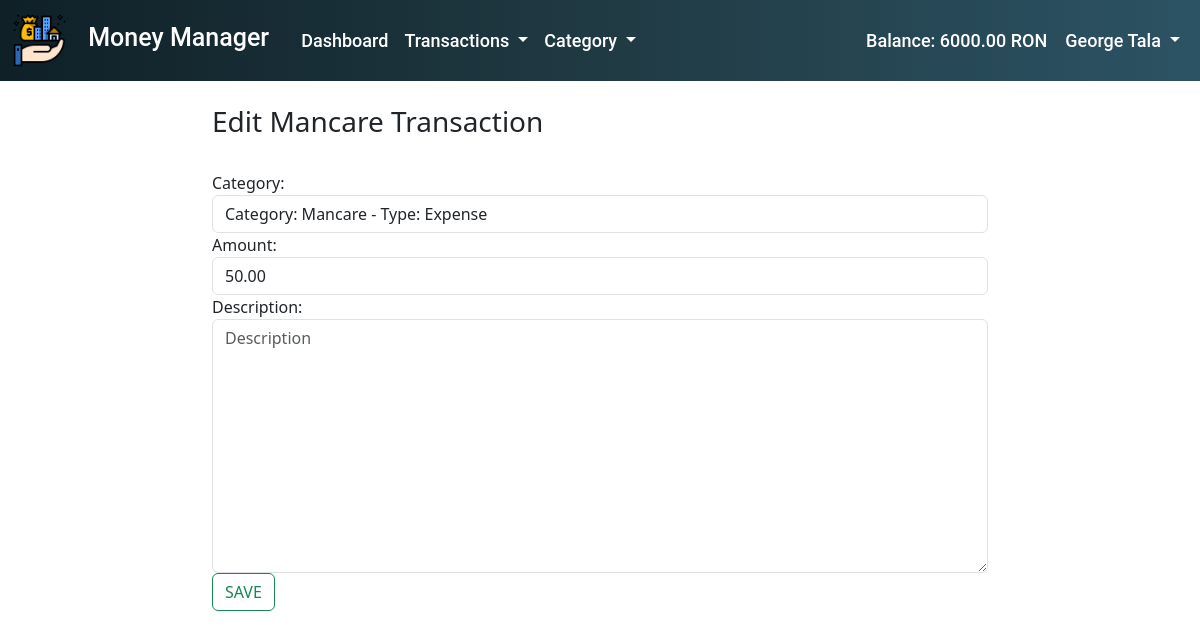
The app's page /update_transaction/7 (signed in) with its own data.
### transactions/models.py (models this page shows, shortened)
class UserTransactions(models.Model):
    user = models.ForeignKey(User, on_delete=models.CASCADE)
    category = models.ForeignKey(UserCategory, null = True, blank = True, on_delete = models.SET_NULL)
    amount = models.DecimalField(max_digits=10, decimal_places=2)
    date = models.DateField()
    description = models.TextField(blank=True)
    created_at = models.DateTimeField(auto_now_add=True)
    updated_at = models.DateTimeField(auto_now=True)
    month = models.IntegerField(null = True, blank = True)
    year = models.IntegerField(null = True, blank = True)

### categories/models.py (models this page shows)
class UserCategory(models.Model):
    user = models.ForeignKey(User, on_delete=models.CASCADE, null=True)
    name = models.CharField(max_length=100)
    is_income = models.BooleanField(choices=is_income_choices,default=False)  # Venituri vs Cheltuieli
    created_at = models.DateTimeField(auto_now_add=True)
    updated_at = models.DateTimeField(auto_now=True)
    def __str__(self):
        return f"Category: {self.name} - Type: {'Income' if self.is_income else 'Expense'}"

### transactions/views.py (the view)
# urls.py: path('update_transaction/<int:pk>', views.TransactionUpdateView.as_view(), name='update-transaction'),
class TransactionUpdateView(LoginRequiredMixin, UpdateView):
    template_name = 'transactions/update_transaction.html'
    model = UserTransactions
    form_class = TransactionUpdateForm
    success_url = '/list_of_transactions/'

### transactions/forms.py
class TransactionUpdateForm(forms.ModelForm):
    class Meta:
        model = UserTransactions
        fields = ['category', 'amount', 'description']
        widgets = {
            'category': forms.Select(attrs={'class': 'form-control' }),
            'amount': forms.NumberInput(attrs={'class': 'form-control', 'placeholder': 'Amount of money'}),
            'description': forms.Textarea(attrs={'class': 'form-control', 'placeholder': 'Description'}),
        }

### MoneyManager/context_processors.py (called while the page is built)
def transactions_context(request):
    context = {}
    if request.user.is_authenticated:
        incomes = UserTransactions.objects.filter(user=request.user, category__is_income=True)
        total_income = sum(income.amount for income in incomes)
        expenses = UserTransactions.objects.filter(user=request.user, category__is_income=False)
        total_expense = sum(expense.amount for expense in expenses)
        total_money = total_income - total_expense
        first_name = request.user.first_name
        last_name = request.user.last_name
        fullname = f"{first_name} {last_name}"
        context = {
            'total_money': total_money,
            'full_name': fullname,
        }
    return context

### templates/transactions/update_transaction.html (shortened to what this page needs)
{% extends 'base.html' %}
{% block content %}
    <div class="container-fluid">
        <br>
        <div class="row">
            <div class="col-md-8 offset-2">
                <h3>
                    Edit {{ usertransactions.category.name }} Transaction
                </h3>
                <br>
                <form method="POST">
                    {{ form }}
                    <button type="submit" class="btn btn-outline-success">SAVE</button>
                </form>
            </div>
        </div>
    </div>
{% endblock %}

### records on screen
UserTransactions: category.name "Mancare", category "Category: Mancare - Type: Expense", amount "50.00"

### other values on screen
{{ total_money }} "6000.00"
{{ full_name }} "George Tala"
